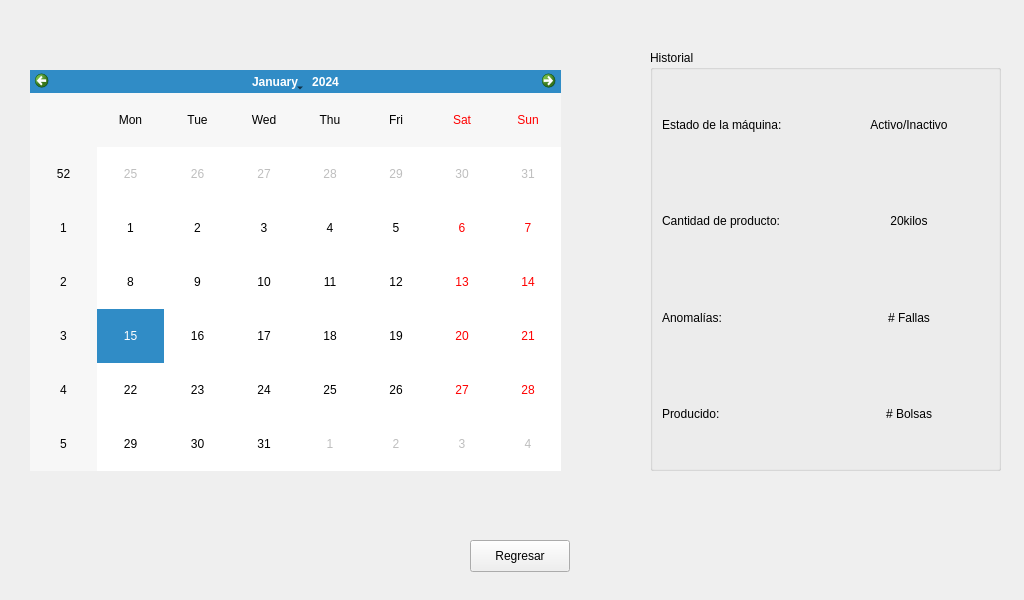
<?xml version="1.0" encoding="UTF-8"?>
<ui version="4.0">
 <class>Form</class>
 <widget class="QWidget" name="Form">
  <property name="geometry">
   <rect>
    <x>0</x>
    <y>0</y>
    <width>1024</width>
    <height>600</height>
   </rect>
  </property>
  <property name="windowTitle">
   <string>Historial</string>
  </property>
  <widget class="QCalendarWidget" name="calendarWidget">
   <property name="geometry">
    <rect>
     <x>30</x>
     <y>70</y>
     <width>531</width>
     <height>401</height>
    </rect>
   </property>
  </widget>
  <widget class="QGroupBox" name="groupBox_2">
   <property name="geometry">
    <rect>
     <x>650</x>
     <y>50</y>
     <width>351</width>
     <height>421</height>
    </rect>
   </property>
   <property name="title">
    <string>Historial</string>
   </property>
   <layout class="QGridLayout" name="gridLayout">
    <item row="0" column="0">
     <widget class="QLabel" name="label_9">
      <property name="text">
       <string>Estado de la máquina:</string>
      </property>
     </widget>
    </item>
    <item row="0" column="1">
     <widget class="QLabel" name="label_10">
      <property name="text">
       <string>Activo/Inactivo</string>
      </property>
      <property name="alignment">
       <set>Qt::AlignmentFlag::AlignCenter</set>
      </property>
     </widget>
    </item>
    <item row="1" column="0">
     <widget class="QLabel" name="label_13">
      <property name="text">
       <string>Cantidad de producto:</string>
      </property>
     </widget>
    </item>
    <item row="1" column="1">
     <widget class="QLabel" name="label_14">
      <property name="text">
       <string>20kilos</string>
      </property>
      <property name="alignment">
       <set>Qt::AlignmentFlag::AlignCenter</set>
      </property>
     </widget>
    </item>
    <item row="2" column="0">
     <widget class="QLabel" name="label_11">
      <property name="text">
       <string>Anomalías:</string>
      </property>
     </widget>
    </item>
    <item row="2" column="1">
     <widget class="QLabel" name="label_12">
      <property name="text">
       <string># Fallas</string>
      </property>
      <property name="alignment">
       <set>Qt::AlignmentFlag::AlignCenter</set>
      </property>
     </widget>
    </item>
    <item row="3" column="0">
     <widget class="QLabel" name="label_15">
      <property name="text">
       <string>Producido:</string>
      </property>
     </widget>
    </item>
    <item row="3" column="1">
     <widget class="QLabel" name="label_16">
      <property name="text">
       <string># Bolsas</string>
      </property>
      <property name="alignment">
       <set>Qt::AlignmentFlag::AlignCenter</set>
      </property>
     </widget>
    </item>
   </layout>
  </widget>
  <widget class="QPushButton" name="pushButton">
   <property name="geometry">
    <rect>
     <x>470</x>
     <y>540</y>
     <width>100</width>
     <height>32</height>
    </rect>
   </property>
   <property name="text">
    <string>Regresar</string>
   </property>
  </widget>
 </widget>
 <resources/>
 <connections/>
</ui>
